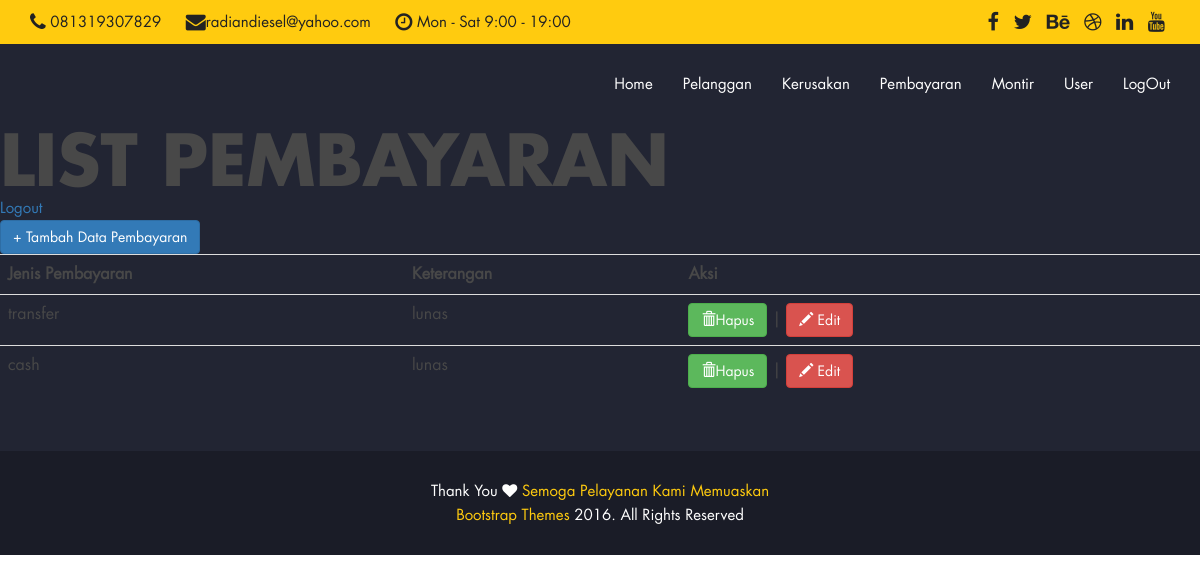
The page /index.php?p=pembayaran (signed in) on the database its author committed.
### tables this page shows
CREATE TABLE IF NOT EXISTS `pembayaran` (
`idpembayaran` int(11) NOT NULL,
  `jenis_pembayaran` varchar(25) NOT NULL,
  `keterangan` varchar(50) NOT NULL
);

### pembayaran.php (the view, shortened to what this page needs)
<?php
	$proses=isset($_GET['proses']) ?$_GET['proses'] : 'list' ;
	switch($proses)
	{
		case 'list' :
		?>
			<h1> List Pembayaran </h1>
		<a href="logout.php" > Logout </a><br/>
		<a href="?p=pembayaran&proses=entri" class="btn btn-primary"> + Tambah Data Pembayaran</a>
		<table class="table table-hover" >
		<tr>
			<th> Jenis Pembayaran </th>
			<th> Keterangan</th>
			<th> Aksi </th>
		</tr>
		<?php
		$sql=mysql_query("SELECT * FROM pembayaran");
			while($data=mysql_fetch_array($sql))
			{
		?>
				<tr>
					<td> <?php echo $data['jenis_pembayaran'];?> </td>
					<td> <?php echo $data['keterangan'];?></td>
						<td> <a href="aksi_pembayaran.php?aksi=hapus&id_hapus=<?php echo $data['idpembayaran'];?>" onclick="return confirm('yakin akan menghapus data?')" class="btn btn-success"> <span class="glyphicon glyphicon-trash" ></span>Hapus</a>
				| <a href="?p=pembayaran&proses=edit&id_edit=<?php echo $data['idpembayaran'];?>" class="btn btn-danger"><span class="glyphicon glyphicon-pencil"> </span> Edit</a></td>
				</tr>
				<?php
			}
			?>
		</table>
<?php
		break;
?>
<?php
}
?>

### css/bootsnav.css (style rules this page uses)
body { -webkit-transition: all 0.3s ease-in-out; -moz-transition: all 0.3s ease-in-out; -o-transition: all 0.3s ease-in-out; -ms-transition: all 0.3s ease-in-out; transition: all 0.3s ease-in-out; }

### css/custom.css (style rules this page uses)
body { font-size: 15px; line-height: 24px; font-family: 'futura_ltbook', sans-serif; color: #484848; }
h1, h2, h3, h4, h5, h6 { font-weight: bold; text-transform: uppercase; color: #484848; font-family: 'futura_ltbold', sans-serif; }
h1 { font-size: 70px; margin:0; line-height: 72px; }
a,button { outline: 0 !important; }

### rows shown on the page
pembayaran: jenis_pembayaran "transfer", keterangan "lunas"
pembayaran: jenis_pembayaran "cash", keterangan "lunas"
